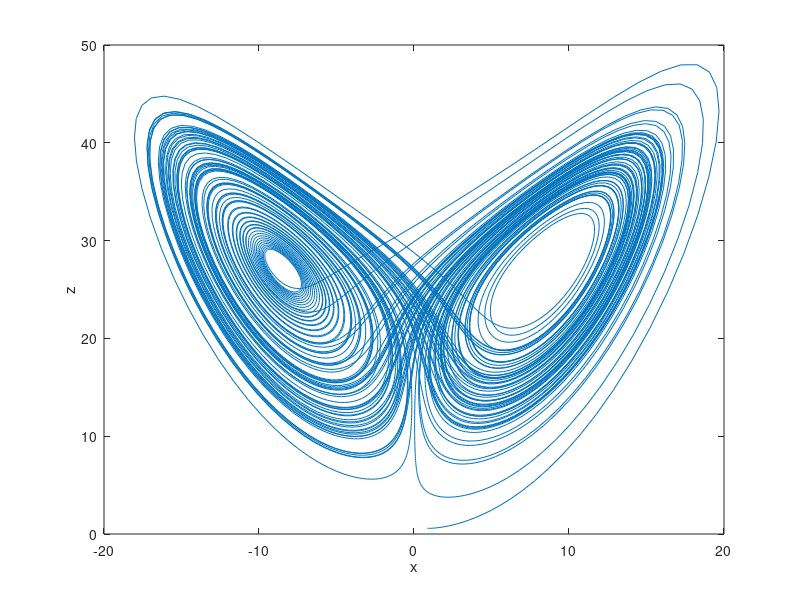

The MATLAB script that drew this image:
h = 0.01; % timestep

xv = zeros(1, 10001);
yv = zeros(1, 10001);
zv = zeros(1,10001);

xv(1) = rand;
yv(1) = rand;
zv(1) = rand;

f=@(x, y)(10 * (y - x));
g=@(x, y, z)(x * (28 - z)-y);
j=@(x, y, z)(x * y - (8 * z)/3);

for i = 1:10000 % RK4 for t element of [0,100]
    k1 = f(xv(i), yv(i));
    l1 = g(xv(i), yv(i), zv(i));
    m1 = j(xv(i), yv(i), zv(i));

    k2 = f(xv(i) + 0.5 * h * k1, yv(i) + 0.5 * h * l1);
    l2 = g(xv(i) + 0.5 * h * k1, yv(i) + 0.5 * h * l1, zv(i) + 0.5 * h * m1);
    m2 = j(xv(i) + 0.5 * h * k1, yv(i) + 0.5 * h * l1, zv(i) + 0.5 * h * m1);
    
    k3 = f(xv(i)+0.5*h*k2,yv(i)+0.5*h*l2);
    l3 = g(xv(i)+0.5*h*k2,yv(i)+0.5*h*l2,zv(i)+0.5*h*m2);
    m3 = j(xv(i)+0.5*h*k2,yv(i)+0.5*h*l2,zv(i)+0.5*h*m2);
    
    k4 = f(xv(i) + h * k3, yv(i) + h * l3);
    l4 = g(xv(i) + h * k3, yv(i) + h * l3, zv(i) + h * m3);
    m4 = j(xv(i) + h * k3, yv(i) + h * l3, zv(i) + h * m3);

    xv(i+1) = xv(i) + (h/6) * (k1 + 2 * k2 + 2 * k3 + k4);
    yv(i+1) = yv(i) + (h/6) * (l1 + 2 * l2 + 2 * l3 + l4);
    zv(i+1) = zv(i) + (h/6) * (m1 + 2 * m2 + 2 * m3 + m4);

end

plot(xv,zv)
xlabel('x')
ylabel('z')
